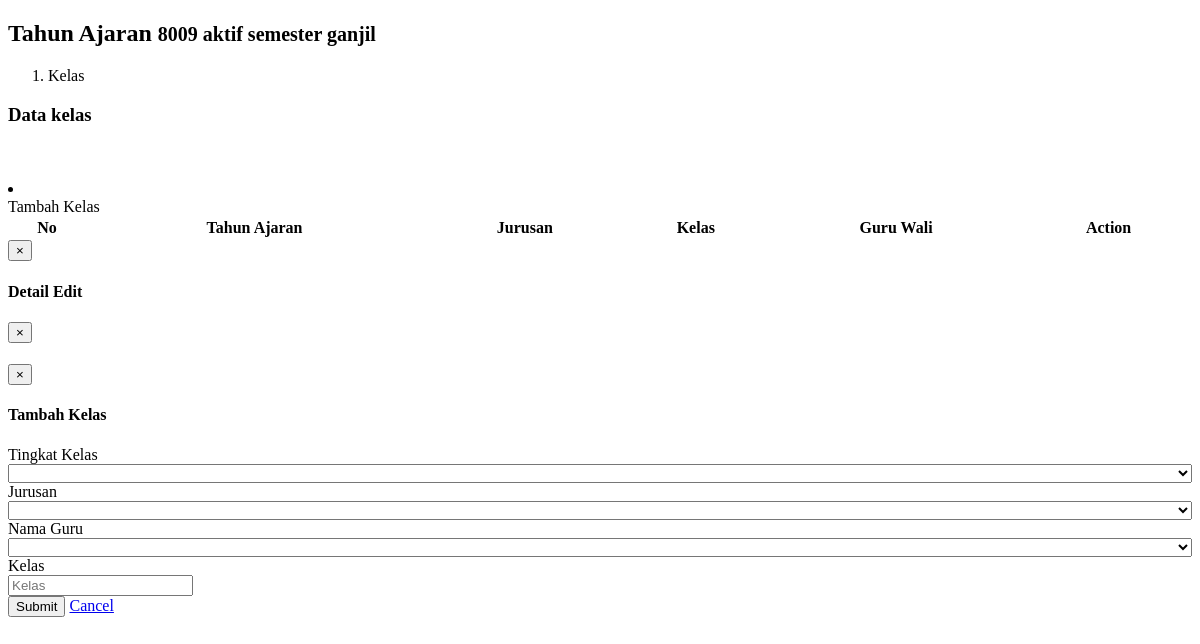
Page /pages/kelas.php on the committed database.
### tables this page shows
CREATE TABLE `tahun` (
  `id_tahun` int(11) NOT NULL,
  `tahun` varchar(50) NOT NULL,
  `status` enum('aktif','non-aktif') NOT NULL,
  `status_smt` enum('semester ganjil','semester genap') NOT NULL,
  PRIMARY KEY (`id_tahun`)
);

### pages/kelas.php (the view, shortened to what this page needs)
<!DOCTYPE html>
<html>
<head>
      <link rel="stylesheet" type="text/css" href="../sweetalert/sweetalert.css">
</head>
<body>
    <section class="content-header">
      <h1>
        Tahun Ajaran
        <small>
           <?php
            $sql = mysqli_query($con, "SELECT * from tahun where status = 'aktif'");
            while ($row = mysqli_fetch_array($sql)) {
          ?>
          <?php echo $row['tahun']; ?> <?php echo $row['status']; ?> <?php echo $row['status_smt']; ?>
          <?php } ?>
        </small>
      </h1>
      <ol class="breadcrumb">
        <li class="active">Kelas</li>
      </ol>
    </section>
    <section class="content">
  <div class="box box-warning" id="box-tampil">
      <div class="box-header">
        <h3 class="box-title">Data kelas</h3>
        <br><br>
         <a class="btn btn-info" style="float:left;" data-toggle="modal" data-target="#insert"><li class="glyphicon glyphicon-plus"></li><span>Tambah Kelas</span></a></center></td>
      </div>
      <div class="box-body">
        <table id="example1" class="table table-bordered table-striped" style="width:100%;">
            <thead>
              <tr>
                <th><center>No</center></th>
                <th><center>Tahun Ajaran</center></th>
                <th><center>Jurusan</center></th>
                <th><center>Kelas</center></th>
                <th><center>Guru Wali</center></th>
                <th><center>Action</center></th>
              </tr>
            </thead>
          </table>
        </div>
        </div>
<div class="modal fade" id="edit" role="dialog">
        <div class="modal-dialog" role="document">
            <div class="modal-content">
                <div class="modal-header box-info">
                    <button type="button" class="close" data-dismiss="modal">&times;</button>
                    <h4 class="modal-title">Detail Edit</h4>
                </div>
            </div>
        </div>
</div>
          <div class="modal fade" id="edit" role="dialog">
        <div class="modal-dialog" role="document">
            <div class="modal-content">
                <div class="modal-header">
                    <button type="button" class="close" data-dismiss="modal">&times;</button>
                </div>
            </div>
        </div>
    </div>
    <div class="modal fade" id="insert" role="dialog">
    <div class="modal-dialog">
      <div class="modal-content">
        <div class="modal-header">
          <button type="button" class="close" data-dismiss="modal">&times;</button>
          <h4 class="modal-title">Tambah Kelas</h4>
        </div>
          <div class="modal-body">
          <form class="form-horizontal" action="../php/tambah-kelas.php" method="post">
                 <div class="form-group">
                  <label for="guru" class="col-sm-2 control-label">Tingkat Kelas</label>
                  <div class="col-sm-7">
                     <select  class="select2" name="tingkat" style="width: 100%;">
                        <?php
                        include '../../conf/koneksi.php';
                        $sql = mysqli_query($con, "SELECT * from tingkat");
                        while ($row=mysqli_fetch_array($sql)) {
                          ?>
                          <option selected value=""></option>
                           <option value="<?php echo $row['id_tingkat']; ?>"><?php echo $row['tingkat']; ?></option>
                          <?php  } ?>
                      </select>
                  </div>
                </div>
                <div class="form-group">
                  <label for="guru" class="col-sm-2 control-label">Jurusan</label>
                  <div class="col-sm-7">
                     <select  class="select2"  style="width: 100%;" name="jurusan" id="jurusan">
                      </select>
                  </div>
                </div>
                <div class="form-group">
                  <label for="guru" class="col-sm-2 control-label">Nama Guru</label>
                  <div class="col-sm-7">
                     <select  class="select2" style="width: 100%;" name="guru" id="guru">
                      <?php
                        include '../conf/koneksi.php';
                        $sql = mysqli_query($con, "SELECT * from guru");
                        while ($row=mysqli_fetch_array($sql)) {
                          ?>
                          <option selected value=""></option>
                           <option value="<?php echo $row['nip']; ?>"><?php echo $row['nama_gr']; ?></option>
                          <?php  } ?>
                      </select>
                        </div>
                        </div>
                 <div class="form-group">
                  <label for="guru" class="col-sm-2 control-label">Kelas</label>
                  <div class="col-sm-7">
                      <input type="text" name="kelas" class="form form-control" placeholder="Kelas">
                  </div>
                </div>
                </div>
              </div>
              <div class="box-footer">
                <input type="submit" name="submit" class="btn btn-primary"></a>
                <a href="?page=tahun" class="btn btn-default">Cancel</a>
              </div>
        </div>
      </div>
  </section>
</body>
</html>

### rows in the picture
tahun: tahun "8009", status "aktif", status_smt "semester ganjil"
